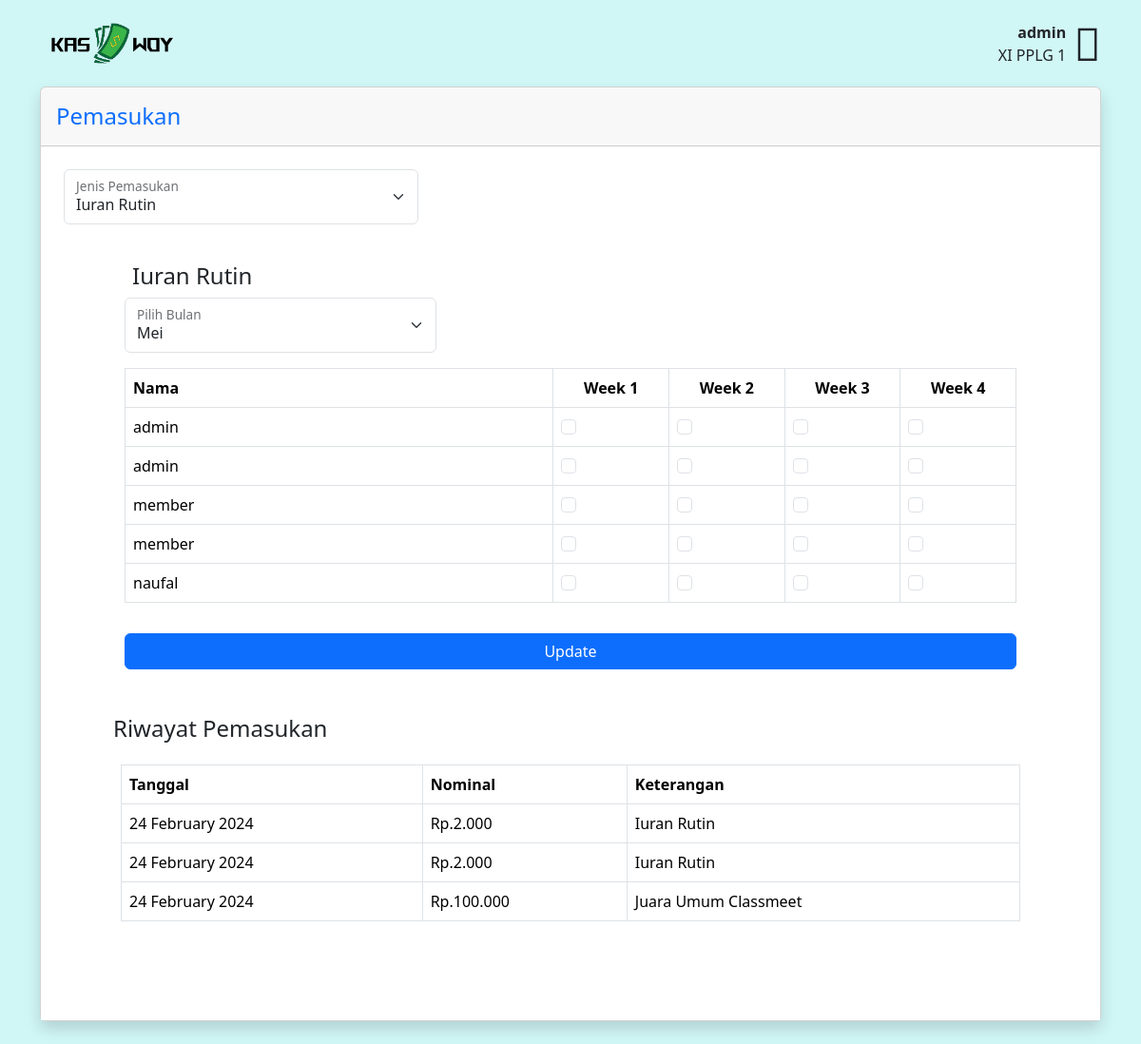
The page /public/home/pemasukan (signed in) on the database its author committed.
### tables this page shows
CREATE TABLE `iuran` (
  `id` int NOT NULL,
  `id_siswa` int NOT NULL,
  `bulan` varchar(20) NOT NULL,
  `minggu` enum('1','2','3','4') NOT NULL,
  `status` enum('Belum Bayar','Sudah Bayar') NOT NULL
);

CREATE TABLE `anggota` (
  `id` int NOT NULL,
  `nama` varchar(30) NOT NULL,
  `password` varchar(100) NOT NULL,
  `level` int NOT NULL
);

CREATE TABLE `pemasukan` (
  `id` int NOT NULL,
  `tanggal` varchar(22) NOT NULL,
  `keterangan` varchar(25) NOT NULL,
  `nominal` int NOT NULL
);

### app/core/Controller.php (called while the page is built, shortened)
<?php
class Controller
{
    public function view($view, $data = [])
    {
        require_once("../app/view/" . $view . ".php");
    }
    public function model($model)
    {
        return new $model;
    }
}

### app/controllers/Home.php (called while the page is built, shortened)
<?php
class Home extends Controller{
    public function pemasukan(){
        $data['title'] = 'Pemasukan | KasWoy';
        $data['anggota'] = $this->model('Anggota_model')->getAllanggota();
        $data['save'] = $this->model('Iuran_model')->save();
        $data['getIuran'] = $this->model('Iuran_model')->getDataIuran();
        $data['lainnya'] = $this->model('Pembukuan_model')->pemasukanLainnya();
        $data['pemasukan'] = $this->model('Pembukuan_model')->getPemasukan();
        $this->view("home/pemasukan", $data);
    }
}

### app/core/App.php (called while the page is built, shortened)
<?php
class App
{
    protected $method ="index";
    protected $param = [];
    public function __construct()
    {
        $url = $this->parseURL();
        if (!empty($url) && file_exists("../app/controllers/". $url[0].".php")) {
            unset($url[0]);
        }
        $this->controller = new $this->controller;
        if (isset($url[1])) {
            if (method_exists($this->controller,$url[1])) {
                $this->method = $url[1];
            }
        }
        call_user_func_array([$this->controller, $this->method],$this->param);
    }
    public function parseURL(){
        if (isset($_GET["url"])) {
            $url = rtrim($_GET["url"], "/") ;
            $url = filter_var($url, FILTER_SANITIZE_URL);
            $url = explode('/', $url);
            return $url;
        }
    }
}

### public/index.php (called while the page is built, shortened)
<?php
$app = new App();

### app/core/Database.php (called while the page is built, shortened)
<?php
class Database{
    private $host = DB_HOST;
    private $user = DB_USER;
    private $pass = DB_PASS;
    private $database = DB_NAME;
    private $dbh;
    private $stmt;
    public function __construct()
    {
        $dsn = 'mysql:host='. $this->host. ';dbname='. $this->database;
        try {
            $this -> dbh = new PDO($dsn, $this->user, $this->pass);
        } catch (PDOException $e) {
            die($e->getMessage());
        }
    }
    public function query($sql) {
        $this->stmt = $this->dbh->prepare($sql);
    }
    public function execute(){
        $this->stmt->execute();
    }
    public function resultSet(){
        $this->execute();
        return $this->stmt->fetchAll(PDO::FETCH_ASSOC);
    }
}

### app/model/Iuran_model.php (called while the page is built, shortened)
<?php
class Iuran_model
{
    private $db;
    public function __construct()
    {
        $this->db = new Database;
    }
    public function getDataIuran(){
        $this->db->query("SELECT * FROM `iuran` RIGHT JOIN `anggota` ON iuran.id_siswa = anggota.id");
        return $this->db->resultSet();
    }
}

### app/model/Pembukuan_model.php (called while the page is built, shortened)
<?php
class Pembukuan_model
{
    private $db;
    public function __construct()
    {
        $this->db = new Database();
    }
    public function getPemasukan()
    {
        $this->db->query("SELECT * FROM pemasukan");
        return $this->db->resultSet();
    }
}

### app/view/home/pemasukan.php (the view, shortened to what this page needs)
<body>
    <nav class="navbar navbar-lg navbar-light">
        <div class="container d-flex justify-content-between align-items-center">
            <a class=" ms-0" href="../">
                <img class="logo" src="../../public/image/kaswoy1.png" alt="kaswoy1" style="width: 150px;">
            </a>
            <div class="d-flex align-items-center">
                <div class="text-end me-2">
                    <p class="m-0"><b><?= $_SESSION['username'] ?></b></p>
                    <p class="m-0">XI PPLG 1</p>
                </div>
                <i class="fas fa-user fa-3x"></i>
            </div>
        </div>
    </nav>
    <div class="container">
        <div class="card shadow mb-4">
            <div class="card-header py-3">
                <h4 class="m-0 font-weight-bold text-primary">Pemasukan</h4>
            </div>
            <div class="container p-4" style="background-color: #fff;">
                <div class="form-floating mb-3" style="max-width: 35%;">
                    <select class="form-select" id="toggleView" aria-label="Floating label select example">
                        <option value="table">Iuran Rutin</option>
                    </select>
                    <label for="toggleView">Jenis Pemasukan</label>
                </div>
                <div class="card-body">
                    <div class="table-responsive ps-5 pe-5" id="tableView">
                        <h4 class="p-2 m-0">Iuran Rutin</h4>
                        <form method="POST" action="pemasukan">
                            <table class="main table text-center">
                                <div class="form-floating" style="max-width: 35%;">
                                    <select class="form-select" id="floatingSelect" name="bulan" aria-label="Floating label select example" required>
                                        <option value="Mei">Mei</option>
                                    </select>
                                    <label for="floatingSelect">Pilih Bulan</label>
                                </div>
                            </table>
                            <table class="table table-bordered" width="100%" cellspacing="0">
                                <thead>
                                    <tr>
                                        <th style="min-width: 275px;">Nama</th>
                                        <th class="text-center">Week 1</th>
                                        <th class="text-center">Week 2</th>
                                        <th class="text-center">Week 3</th>
                                        <th class="text-center">Week 4</th>
                                    </tr>
                                </thead>
                                <tbody>
                                    <?php foreach ($data['getIuran'] as $key) { ?>
                                        <tr>
                                            <td><?= $key['nama'] ?></td>
                                            <?php for ($i = 1; $i <= 4; $i++) { ?>
                                                <td>
                                                    <?php
                                                    $status_key = isset($key['status'][$key['id_siswa']][$i]) ? $key['status'][$key['id_siswa']][$i] : '';
                                                    $checked = $status_key === 'Sudah Bayar' ? 'checked' : '';
                                                    ?>
                                                    <input class="form-check-input mx-auto" type="checkbox" name="status[<?= $key['id_siswa'] ?>][<?= $i ?>]" value="Sudah Bayar" <?= $checked ?> style="cursor: pointer;">
                                                </td>
                                            <?php } ?>
                                        </tr>
                                    <?php } ?>
                                </tbody>
                            </table>
                            <div class="d-grid gap-5 pt-3">
                                <button class="btn btn-primary" type="submit">Update</button>
                            </div>
                        </form>
                    </div>
                    <div class="container mt-4">
                        <div class="table p-3" style="background-color: #fff;">
                            <h4 class="p-2 m-0">Riwayat Pemasukan</h4>
                            <div class="card-body">
                                <div class="table-responsive">
                                    <table class="table table-bordered" id="dataTable" width="100%" cellspacing="0">
                                        <thead>
                                            <tr>
                                                <th>Tanggal</th>
                                                <th>Nominal</th>
                                                <th>Keterangan</th>
                                            </tr>
                                        </thead>
                                        <tbody>
                                            <?php foreach ($data['pemasukan'] as $masuk) : ?>
                                                <tr>
                                                    <td><?= date('d F Y', strtotime($masuk['tanggal'])) ?></td>
                                                    <td><?= 'Rp.' . number_format($masuk['nominal'], 0, ',', '.') ?></td>
                                                    <td><?= $masuk['keterangan'] ?></td>
                                                </tr>
                                            <?php endforeach ?>
                                        </tbody>
                                    </table>
                                </div>
                            </div>
                        </div>
                    </div>
                </div>
            </div>
        </div>
    </div>

### app/view/home/pemasukan.php (style rules this page uses)
body { background-color: #D1F6F6; }
.table { border-radius: 10px; }

### rows shown on the page
iuran: id_siswa.nama "admin"
iuran: id_siswa.nama "admin"
iuran: id_siswa.nama "member"
iuran: id_siswa.nama "member"
iuran: id_siswa.nama "naufal"
pemasukan: tanggal "24 February 2024", nominal "2.000", keterangan "Iuran Rutin"
pemasukan: tanggal "24 February 2024", nominal "2.000", keterangan "Iuran Rutin"
pemasukan: tanggal "24 February 2024", nominal "100.000", keterangan "Juara Umum Classmeet"

### other values the page prints
$_SESSION['username'] "admin"
